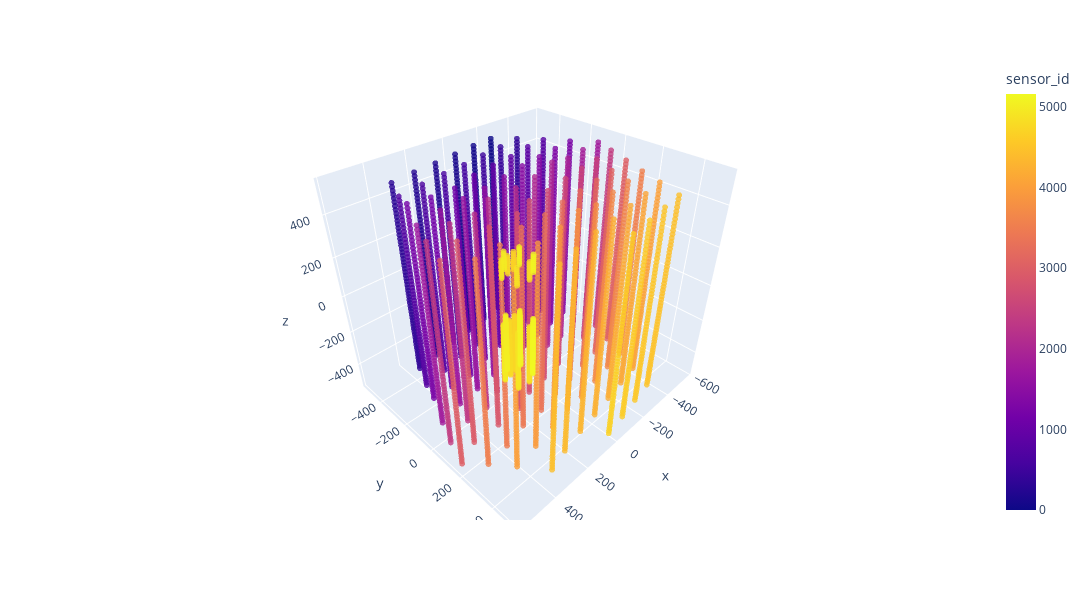

This figure's notebook cell:
### Code cell
fig = px.scatter_3d(sensor_geometry.to_pandas(), x='x', y='y', z='z', opacity=0.8, color='sensor_id')
fig.update_traces(marker = dict(size=2, symbol="circle"))
fig.update_layout(height=600, width=1200)
fig.show()

### Figure 1 — Plotly figure (JSON) as saved in the notebook; plotly's stock layout.template omitted (floating-point values rounded to 4 significant figures; data arrays with more than 128 entries replaced by an {"elided": "..."} marker saying what was removed)
{"data": [{"hovertemplate": "x=%{x}<br>y=%{y}<br>z=%{z}<br>sensor_id=%{marker.color}<extra></extra>", "legendgroup": "", "marker": {"color": {"elided": "5160 int values"}, "coloraxis": "coloraxis", "opacity": 0.8, "size": 2, "symbol": "circle"}, "mode": "markers", "name": "", "scene": "scene", "showlegend": false, "type": "scatter3d", "x": {"elided": "5160 float values"}, "y": {"elided": "5160 float values"}, "z": {"elided": "5160 float values"}}], "layout": {"coloraxis": {"colorbar": {"title": {"text": "sensor_id"}}, "colorscale": [[0, "#0d0887"], [0.1111, "#46039f"], [0.2222, "#7201a8"], [0.3333, "#9c179e"], [0.4444, "#bd3786"], [0.5556, "#d8576b"], [0.6667, "#ed7953"], [0.7778, "#fb9f3a"], [0.8889, "#fdca26"], [1, "#f0f921"]]}, "height": 600, "legend": {"tracegroupgap": 0}, "margin": {"t": 60}, "scene": {"domain": {"x": [0, 1], "y": [0, 1]}, "xaxis": {"title": {"text": "x"}}, "yaxis": {"title": {"text": "y"}}, "zaxis": {"title": {"text": "z"}}}, "width": 1200}}
